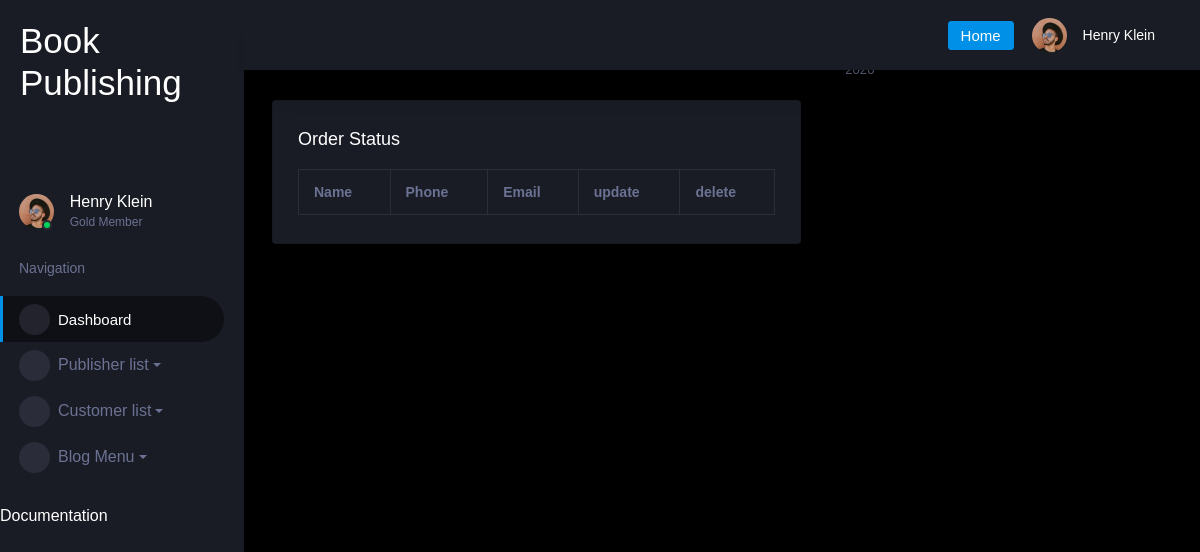
The app's page /view/, older data.
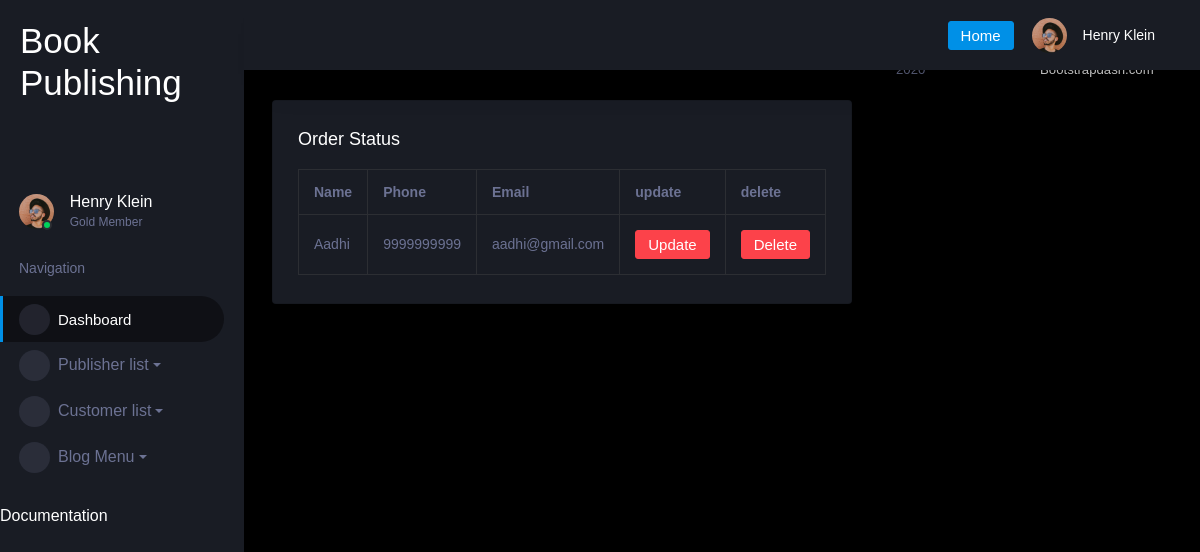
The same page, newer data.
### new_app/models.py (models this page shows, shortened)
class Publisher(models.Model):
    user=models.ForeignKey('Register',on_delete=models.CASCADE)
    name = models.CharField(max_length=50)
    email = models.CharField(max_length=40)
    phone = models.CharField(max_length=12)

### new_app/views.py (the view)
# urls.py: path('view/', views.view, name='view'),
def view(request):
    data =  Publisher.objects.all()
    return render(request, "view_publisher.html", {"data": data})

### templates/view_publisher.html (shortened to what this page needs)
{% extends "admin.html" %}
{% load crispy_forms_filters %}
{% block content %}
<table class="table table-bordered">
    <tr>
        <th>Name</th>
        <th>Phone</th>
        <th>Email</th>
        <th>update</th>
        <th>delete</th>
    </tr>
    {% for x in data %}
    <tr>
        <td>{{ x.name }}</td>
        <td>{{ x.phone }}</td>
        <td>{{ x.email }}</td>
        <td>
            <form method="POST" action="{% url 'update1' x.id %}">
            <input type="submit" class="btn btn-danger" value="Update" />
            </form>
        </td>
        <td>
             <form action="{% url 'delt' x.id %}" method="POST" >
                <input type="submit" class="btn btn-danger" value="Delete" />
             </form>
        </td>
    </tr>
    {% endfor %}
</table>
         {% endblock %}

Row changes from the older to the newer data that the page shows:
added Publisher: name "Aadhi", phone "9999999999", email "aadhi@gmail.com"
